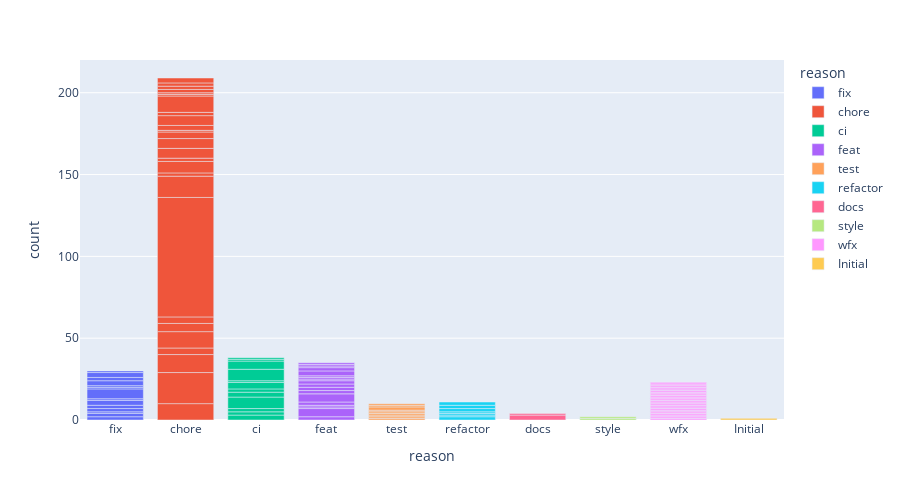

This figure's notebook cell:
### Code cell
figure = px.bar(df, x="reason", y="count", color="reason", hover_name="file", height=500)
figure.show()

### Figure 1 — Plotly figure (JSON) as saved in the notebook; plotly's stock layout.template omitted (floating-point values rounded to 4 significant figures)
{"data": [{"alignmentgroup": "True", "hovertemplate": "<b>%{hovertext}</b><br><br>reason=%{x}<br>count=%{y}<extra></extra>", "hovertext": [".github/workflows/ci.yml", ".github/workflows/pages.yml", ".gitlab-ci.yml", "contrib/config-deployment/client/go.mod", "contrib/remote-access/client/go.mod", "go.mod", "hugo/package-lock.json", "CHANGELOG.md", "example/plugin/go.mod", ".golangci.yml", "cmd/wfx/cmd/root/cmd.go", "cmd/wfx/cmd/root/northbound.go", "cmd/wfx/cmd/root/southbound.go", "shell.nix"], "legendgroup": "fix", "marker": {"color": "#636efa", "pattern": {"shape": ""}}, "name": "fix", "offsetgroup": "fix", "orientation": "v", "showlegend": true, "textposition": "auto", "x": ["fix", "fix", "fix", "fix", "fix", "fix", "fix", "fix", "fix", "fix", "fix", "fix", "fix", "fix"], "xaxis": "x", "y": [2, 2, 1, 2, 2, 3, 1, 6, 1, 1, 3, 2, 3, 1], "yaxis": "y", "type": "bar"}, {"alignmentgroup": "True", "hovertemplate": "<b>%{hovertext}</b><br><br>reason=%{x}<br>count=%{y}<extra></extra>", "hovertext": [".ci/packages/versions.env", ".github/workflows/ci.yml", ".github/workflows/pages.yml", ".github/workflows/pr.yml", ".github/workflows/release.yml", ".gitlab-ci.yml", "generated/ent/runtime/runtime.go", "go.mod", "hugo/package-lock.json", "shell.nix", "CHANGELOG.md", ".goreleaser.yml", "contrib/config-deployment/client/go.mod", "contrib/remote-access/client/go.mod", "example/plugin/go.mod", "justfile", "persistence/mock_Storage.go", "hugo/go.mod", "go.work", "hugo/package.json", "cmd/wfx-viewer/flags.go", "cmd/wfx-viewer/main.go", "cmd/wfx/cmd/root/cmd.go", ".golangci.yml", "docs/installation.md", ".github/dependabot.yml"], "legendgroup": "chore", "marker": {"color": "#EF553B", "pattern": {"shape": ""}}, "name": "chore", "offsetgroup": "chore", "orientation": "v", "showlegend": true, "textposition": "auto", "x": ["chore", "chore", "chore", "chore", "chore", "chore", "chore", "chore", "chore", "chore", "chore", "chore", "chore", "chore", "chore", "chore", "chore", "chore", "chore", "chore", "chore", "chore", "chore", "chore", "chore", "chore"], "xaxis": "x", "y": [10, 19, 11, 4, 10, 5, 4, 73, 13, 2, 7, 2, 6, 6, 4, 1, 3, 6, 2, 10, 1, 1, 2, 2, 2, 3], "yaxis": "y", "type": "bar"}, {"alignmentgroup": "True", "hovertemplate": "<b>%{hovertext}</b><br><br>reason=%{x}<br>count=%{y}<extra></extra>", "hovertext": [".github/workflows/release.yml", ".github/dependabot.yml", ".ci/packages/versions.env", ".github/workflows/ci.yml", ".github/workflows/pages.yml", ".gitlab-ci.yml", "justfile", "persistence/mock_Storage.go", ".goreleaser.yml", "codecov.yml", "shell.nix", ".golangci.yml"], "legendgroup": "ci", "marker": {"color": "#00cc96", "pattern": {"shape": ""}}, "name": "ci", "offsetgroup": "ci", "orientation": "v", "showlegend": true, "textposition": "auto", "x": ["ci", "ci", "ci", "ci", "ci", "ci", "ci", "ci", "ci", "ci", "ci", "ci"], "xaxis": "x", "y": [3, 2, 2, 7, 3, 2, 4, 1, 7, 5, 1, 1], "yaxis": "y", "type": "bar"}, {"alignmentgroup": "True", "hovertemplate": "<b>%{hovertext}</b><br><br>reason=%{x}<br>count=%{y}<extra></extra>", "hovertext": [".goreleaser.yml", "CHANGELOG.md", "cmd/wfx-viewer/flags.go", "cmd/wfx-viewer/main.go", "docs/installation.md", "go.mod", ".github/workflows/ci.yml", ".gitlab-ci.yml", ".golangci.yml", "cmd/wfx/cmd/root/cmd.go", "cmd/wfx/cmd/root/northbound.go", "cmd/wfx/cmd/root/southbound.go", "example/plugin/go.mod", "go.work", "justfile", "shell.nix", "contrib/config-deployment/client/go.mod", "contrib/remote-access/client/go.mod"], "legendgroup": "feat", "marker": {"color": "#ab63fa", "pattern": {"shape": ""}}, "name": "feat", "offsetgroup": "feat", "orientation": "v", "showlegend": true, "textposition": "auto", "x": ["feat", "feat", "feat", "feat", "feat", "feat", "feat", "feat", "feat", "feat", "feat", "feat", "feat", "feat", "feat", "feat", "feat", "feat"], "xaxis": "x", "y": [2, 5, 1, 1, 2, 5, 2, 2, 2, 2, 1, 1, 1, 3, 2, 1, 1, 1], "yaxis": "y", "type": "bar"}, {"alignmentgroup": "True", "hovertemplate": "<b>%{hovertext}</b><br><br>reason=%{x}<br>count=%{y}<extra></extra>", "hovertext": ["cmd/wfx-viewer/flags.go", "cmd/wfx-viewer/main.go", ".golangci.yml", ".github/workflows/ci.yml", "codecov.yml", "go.mod", "justfile", "persistence/mock_Storage.go", "shell.nix"], "legendgroup": "test", "marker": {"color": "#FFA15A", "pattern": {"shape": ""}}, "name": "test", "offsetgroup": "test", "orientation": "v", "showlegend": true, "textposition": "auto", "x": ["test", "test", "test", "test", "test", "test", "test", "test", "test"], "xaxis": "x", "y": [1, 1, 1, 1, 1, 1, 2, 1, 1], "yaxis": "y", "type": "bar"}, {"alignmentgroup": "True", "hovertemplate": "<b>%{hovertext}</b><br><br>reason=%{x}<br>count=%{y}<extra></extra>", "hovertext": ["cmd/wfx-viewer/main.go", "cmd/wfx-viewer/flags.go", "CHANGELOG.md", "justfile", "cmd/wfx/cmd/root/cmd.go", "cmd/wfx/cmd/root/northbound.go", "cmd/wfx/cmd/root/southbound.go"], "legendgroup": "refactor", "marker": {"color": "#19d3f3", "pattern": {"shape": ""}}, "name": "refactor", "offsetgroup": "refactor", "orientation": "v", "showlegend": true, "textposition": "auto", "x": ["refactor", "refactor", "refactor", "refactor", "refactor", "refactor", "refactor"], "xaxis": "x", "y": [2, 1, 1, 1, 2, 2, 2], "yaxis": "y", "type": "bar"}, {"alignmentgroup": "True", "hovertemplate": "<b>%{hovertext}</b><br><br>reason=%{x}<br>count=%{y}<extra></extra>", "hovertext": ["README.md", "docs/installation.md"], "legendgroup": "docs", "marker": {"color": "#FF6692", "pattern": {"shape": ""}}, "name": "docs", "offsetgroup": "docs", "orientation": "v", "showlegend": true, "textposition": "auto", "x": ["docs", "docs"], "xaxis": "x", "y": [3, 1], "yaxis": "y", "type": "bar"}, {"alignmentgroup": "True", "hovertemplate": "<b>%{hovertext}</b><br><br>reason=%{x}<br>count=%{y}<extra></extra>", "hovertext": [".golangci.yml", "README.md"], "legendgroup": "style", "marker": {"color": "#B6E880", "pattern": {"shape": ""}}, "name": "style", "offsetgroup": "style", "orientation": "v", "showlegend": true, "textposition": "auto", "x": ["style", "style"], "xaxis": "x", "y": [1, 1], "yaxis": "y", "type": "bar"}, {"alignmentgroup": "True", "hovertemplate": "<b>%{hovertext}</b><br><br>reason=%{x}<br>count=%{y}<extra></extra>", "hovertext": [".github/dependabot.yml", ".github/workflows/ci.yml", ".github/workflows/pages.yml", ".github/workflows/pr.yml", ".github/workflows/release.yml", ".gitlab-ci.yml", ".golangci.yml", ".goreleaser.yml", "CHANGELOG.md", "README.md", "cmd/wfx-viewer/flags.go", "cmd/wfx-viewer/main.go", "cmd/wfx/cmd/root/cmd.go", "cmd/wfx/cmd/root/northbound.go", "cmd/wfx/cmd/root/southbound.go", "docs/installation.md", "generated/ent/runtime/runtime.go", "go.mod", "hugo/go.mod", "hugo/package-lock.json", "hugo/package.json", "justfile", "shell.nix"], "legendgroup": "wfx", "marker": {"color": "#FF97FF", "pattern": {"shape": ""}}, "name": "wfx", "offsetgroup": "wfx", "orientation": "v", "showlegend": true, "textposition": "auto", "x": ["wfx", "wfx", "wfx", "wfx", "wfx", "wfx", "wfx", "wfx", "wfx", "wfx", "wfx", "wfx", "wfx", "wfx", "wfx", "wfx", "wfx", "wfx", "wfx", "wfx", "wfx", "wfx", "wfx"], "xaxis": "x", "y": [1, 1, 1, 1, 1, 1, 1, 1, 1, 1, 1, 1, 1, 1, 1, 1, 1, 1, 1, 1, 1, 1, 1], "yaxis": "y", "type": "bar"}, {"alignmentgroup": "True", "hovertemplate": "<b>%{hovertext}</b><br><br>reason=%{x}<br>count=%{y}<extra></extra>", "hovertext": ["README.md"], "legendgroup": "Initial", "marker": {"color": "#FECB52", "pattern": {"shape": ""}}, "name": "Initial", "offsetgroup": "Initial", "orientation": "v", "showlegend": true, "textposition": "auto", "x": ["Initial"], "xaxis": "x", "y": [1], "yaxis": "y", "type": "bar"}], "layout": {"xaxis": {"anchor": "y", "domain": [0.0, 1.0], "title": {"text": "reason"}, "categoryorder": "array", "categoryarray": ["fix", "chore", "ci", "feat", "test", "refactor", "docs", "style", "wfx", "Initial"]}, "yaxis": {"anchor": "x", "domain": [0.0, 1.0], "title": {"text": "count"}}, "legend": {"title": {"text": "reason"}, "tracegroupgap": 0}, "margin": {"t": 60}, "barmode": "relative", "height": 500}}
